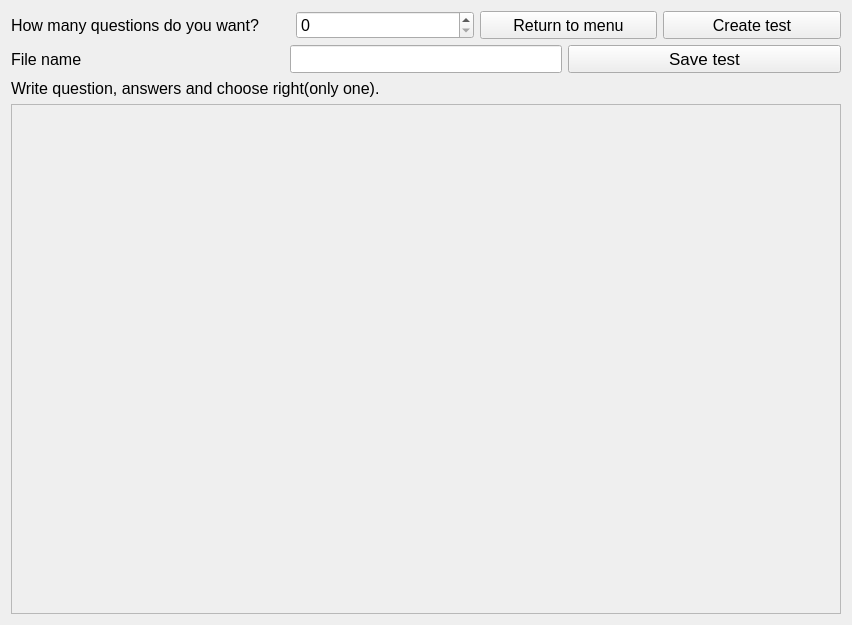
<?xml version="1.0" encoding="UTF-8"?>
<ui version="4.0">
 <class>make_test</class>
 <widget class="QWidget" name="make_test">
  <property name="geometry">
   <rect>
    <x>0</x>
    <y>0</y>
    <width>852</width>
    <height>625</height>
   </rect>
  </property>
  <property name="windowTitle">
   <string>Form</string>
  </property>
  <layout class="QGridLayout" name="gridLayout">
   <item row="0" column="0">
    <layout class="QHBoxLayout" name="horizontalLayout_3">
     <item>
      <layout class="QVBoxLayout" name="verticalLayout">
       <item>
        <layout class="QHBoxLayout" name="horizontalLayout">
         <item>
          <widget class="QLabel" name="label">
           <property name="sizePolicy">
            <sizepolicy hsizetype="Preferred" vsizetype="Preferred">
             <horstretch>0</horstretch>
             <verstretch>0</verstretch>
            </sizepolicy>
           </property>
           <property name="font">
            <font>
             <pointsize>12</pointsize>
            </font>
           </property>
           <property name="text">
            <string>How many questions do you want?       </string>
           </property>
          </widget>
         </item>
         <item>
          <widget class="QSpinBox" name="spinBox">
           <property name="sizePolicy">
            <sizepolicy hsizetype="Preferred" vsizetype="Preferred">
             <horstretch>0</horstretch>
             <verstretch>0</verstretch>
            </sizepolicy>
           </property>
           <property name="font">
            <font>
             <pointsize>12</pointsize>
            </font>
           </property>
          </widget>
         </item>
         <item>
          <widget class="QPushButton" name="return_menu_button">
           <property name="sizePolicy">
            <sizepolicy hsizetype="Preferred" vsizetype="Preferred">
             <horstretch>0</horstretch>
             <verstretch>0</verstretch>
            </sizepolicy>
           </property>
           <property name="font">
            <font>
             <pointsize>12</pointsize>
            </font>
           </property>
           <property name="text">
            <string>Return to menu</string>
           </property>
          </widget>
         </item>
         <item>
          <widget class="QPushButton" name="create_test_button">
           <property name="sizePolicy">
            <sizepolicy hsizetype="Preferred" vsizetype="Preferred">
             <horstretch>0</horstretch>
             <verstretch>0</verstretch>
            </sizepolicy>
           </property>
           <property name="font">
            <font>
             <pointsize>12</pointsize>
            </font>
           </property>
           <property name="text">
            <string>Create test</string>
           </property>
          </widget>
         </item>
        </layout>
       </item>
       <item>
        <layout class="QHBoxLayout" name="horizontalLayout_2">
         <item>
          <widget class="QLabel" name="label_2">
           <property name="sizePolicy">
            <sizepolicy hsizetype="Preferred" vsizetype="Preferred">
             <horstretch>0</horstretch>
             <verstretch>0</verstretch>
            </sizepolicy>
           </property>
           <property name="font">
            <font>
             <pointsize>12</pointsize>
            </font>
           </property>
           <property name="text">
            <string>File name</string>
           </property>
          </widget>
         </item>
         <item>
          <widget class="QLineEdit" name="Title_Edit">
           <property name="sizePolicy">
            <sizepolicy hsizetype="Preferred" vsizetype="Preferred">
             <horstretch>0</horstretch>
             <verstretch>0</verstretch>
            </sizepolicy>
           </property>
          </widget>
         </item>
         <item>
          <widget class="QPushButton" name="save_Button">
           <property name="sizePolicy">
            <sizepolicy hsizetype="Preferred" vsizetype="Preferred">
             <horstretch>0</horstretch>
             <verstretch>0</verstretch>
            </sizepolicy>
           </property>
           <property name="font">
            <font>
             <pointsize>13</pointsize>
            </font>
           </property>
           <property name="text">
            <string>Save test</string>
           </property>
          </widget>
         </item>
        </layout>
       </item>
      </layout>
     </item>
    </layout>
   </item>
   <item row="2" column="0">
    <layout class="QHBoxLayout" name="horizontalLayout_4">
     <item>
      <widget class="QScrollArea" name="scrollArea">
       <property name="widgetResizable">
        <bool>true</bool>
       </property>
       <widget class="QWidget" name="scrollAreaWidgetContents">
        <property name="geometry">
         <rect>
          <x>0</x>
          <y>0</y>
          <width>830</width>
          <height>492</height>
         </rect>
        </property>
       </widget>
      </widget>
     </item>
    </layout>
   </item>
   <item row="1" column="0">
    <widget class="QLabel" name="label_3">
     <property name="font">
      <font>
       <pointsize>12</pointsize>
      </font>
     </property>
     <property name="text">
      <string>Write question, answers and choose right(only one).</string>
     </property>
    </widget>
   </item>
  </layout>
 </widget>
 <tabstops>
  <tabstop>spinBox</tabstop>
  <tabstop>return_menu_button</tabstop>
  <tabstop>create_test_button</tabstop>
 </tabstops>
 <resources/>
 <connections/>
</ui>
